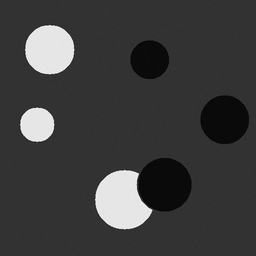
%> input picture demo_files/I2_03_2_circlesBrightDark_clean1.png (cropped and resized to the size of MATLAB's example picture), 256 x 256 px, given in place of cameraman.tif, which was not available
$ octave I2_00b_filter.m   (GNU Octave 9; MATLAB toolbox functions it lacks are replaced by stand-ins)
%> lines starting %> are read from the running program, lines starting %| are printed output that depends on the picture; pictures that were not available may be replaced by others from this repository, and a replacement may not be noted
clear all; close all; clc;

%% 画像の取り込み
I=imread('cameraman.tif');
%> I is the input picture: size 256x256 uint8; min 4, max 252, mean 61.1
figure; imshow(I);

%% 平均化フィルター処理
Fave=fspecial('average');           % フィルター係数生成
Iave=imfilter(I, Fave);             % フィルター処理
I=[I Iave];                         % 右横に別の画像を拡張
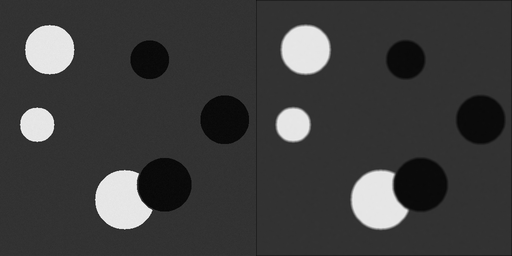
%> I: size 256x512 uint8; min 4, max 252, mean 60.9
figure; imshow(I);                  % 表示

%% 鮮明化処理
Ish=imsharpen(Iave, 'Amount', 3);      % フィルター処理、強度
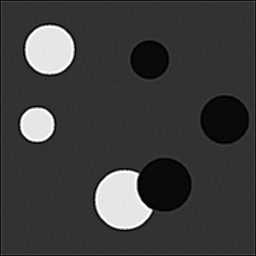
%> Ish: size 256x256 uint8; min 0, max 255, mean 60.7
figure; imshowpair(Iave, Ish, 'montage');% 横並び可視化
%> after `imshowpair(Iave, Ish, 'montage')`:
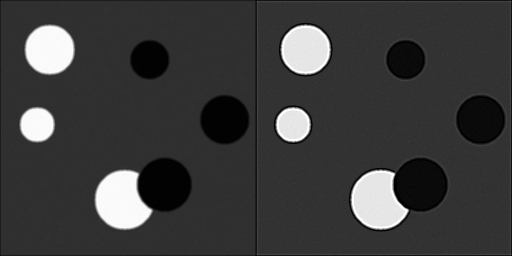
%> displayed picture: size 256x512, on the screen's scale of 0 to 255; min 0, max 255, mean 60

fspecial('average')
fspecial('average', 5)
edit fspecial      % fspecial関数の実装表示 or 関数選んでF4


%% 終了


%% 初期化
clear all; close all; clc;

%% 中間値フィルターによる、ノイズ除去
I = imread('peppers_noise.png');   % 画像読込、名前をI
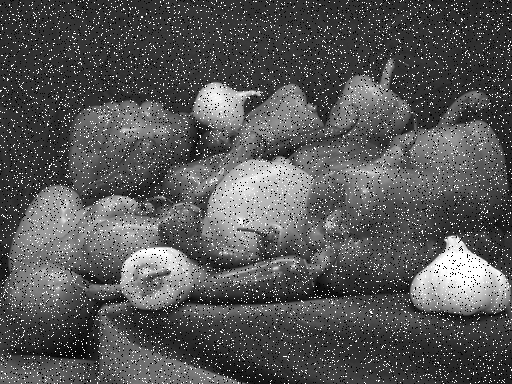
%> input picture demo_files/peppers_noise.png, 512 x 384 px
%> I is the input picture: size 384x512 uint8; min 0, max 255, mean 86.3
figure; imshow(I);                 % 表示
%%
Imedian = medfilt2(I, [3 3]);     % ノイズ除去
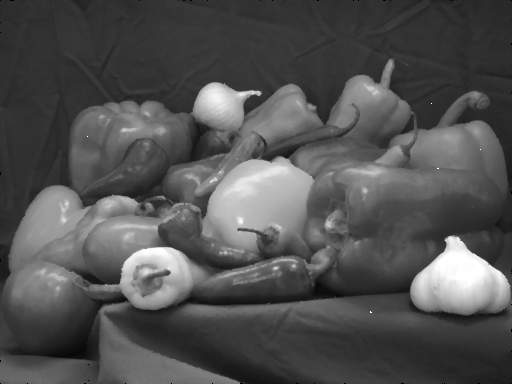
%> Imedian: size 384x512 uint8; min 0, max 255, mean 81.6
figure; imshow(Imedian);          % 表示
%% 終了


% [fspecial関数の実装の補足]
%
% 例えば  fspecial('average',5) の場合 ==> type='average, p2=[5 5] となる
%
% <実装>
% switch type
%  case 'average'               % Smoothing filter
%     siz = p2;                     % [5 5]
%     h   = ones(siz)/prod(siz);    % "全ての要素が1の5行5列の行列" / 要素の積 (5*5=25)


%% (参考)  'peppers_noise.png' の生成法
%N = rgb2gray(imread('peppers.png'));
%N = imnoise(N, 'salt', 0.1);           %ごま塩ノイズを加える
%imwrite(N, 'peppers_noise.png');


% Copyright 2014 The MathWorks, Inc.
